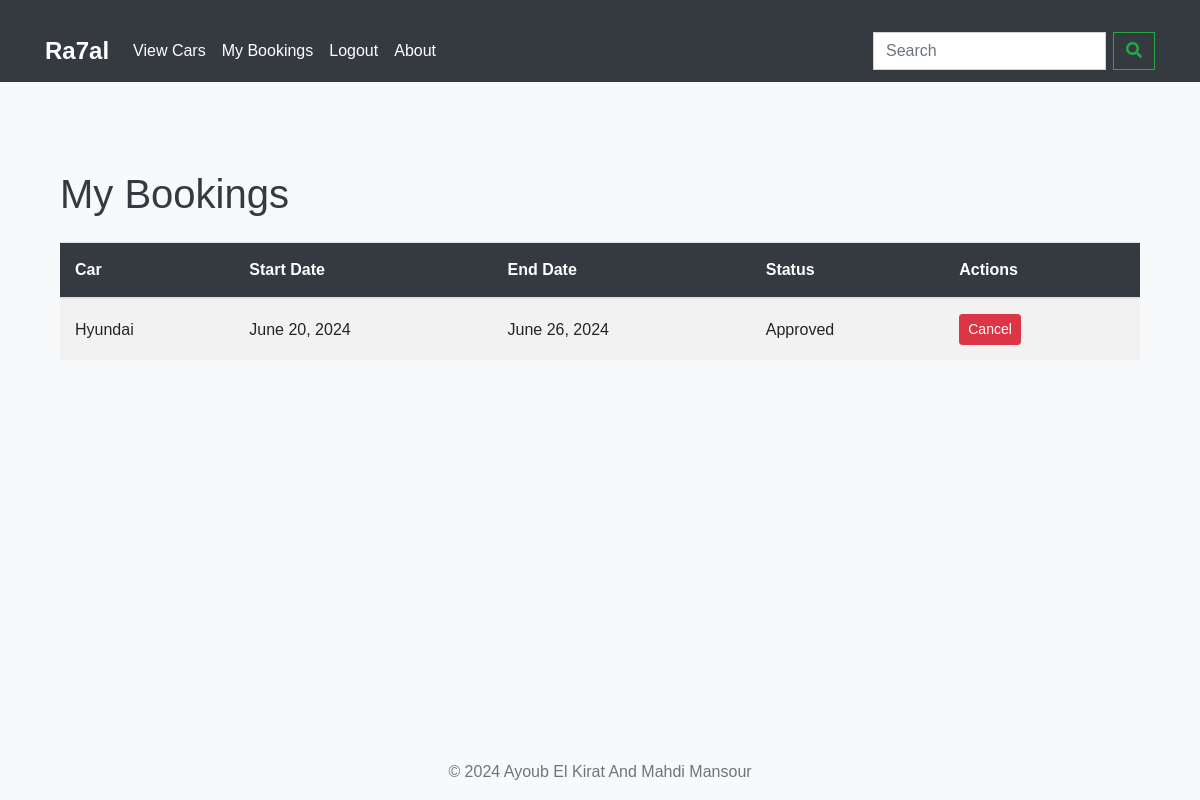
Page /my-bookings/ (signed in) on the earlier database version.
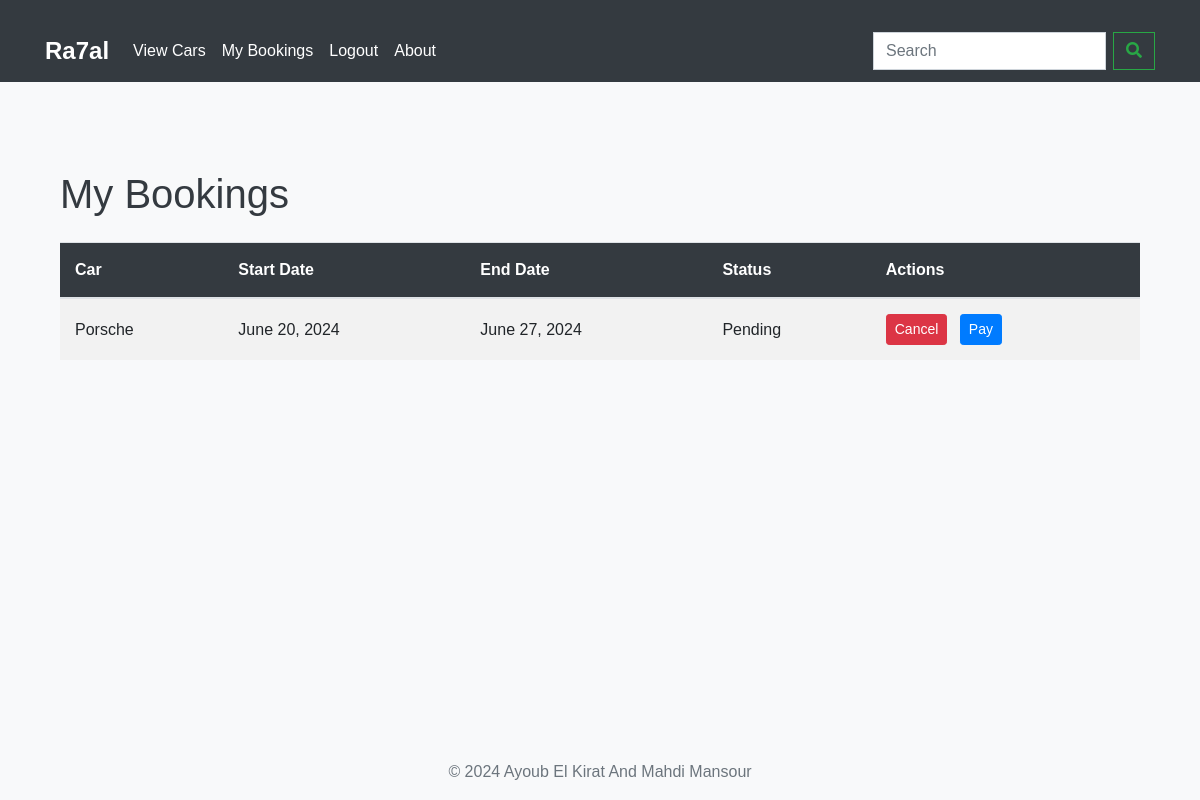
Same page on the later database version.
### base/models.py (models this page shows, shortened)
class Booking(models.Model):
    id = models.AutoField(primary_key=True)
    user = models.ForeignKey(User, on_delete=models.CASCADE)
    car = models.ForeignKey(Car, on_delete=models.CASCADE)
    start_date = models.DateField()
    end_date = models.DateField()
    is_approved = models.BooleanField(default=False)
    is_active = models.BooleanField(default=True)

class Car(models.Model):
    id = models.AutoField(primary_key=True)
    name = models.CharField(max_length=100)
    model = models.CharField(max_length=100)
    year = models.IntegerField()
    price = models.IntegerField()
    image = models.ImageField(upload_to='car_images')
    is_available = models.BooleanField(default=True)
    city = models.CharField(max_length=100)
    class Meta:
        ordering = ['name']
    def __str__(self):
        return self.name

### base/views.py (the view)
# urls.py: path('my-bookings/', views.my_bookings, name='my_bookings'),
@login_required
def my_bookings(request):
    bookings = Booking.objects.filter(user=request.user)
    return render(request, 'base/my_bookings.html', {'bookings': bookings})

### base/templates/base/my_bookings.html (shortened to what this page needs)
{% extends 'base.html' %}
{% block content %}
<div class="container">
    <h1 class="mb-4">My Bookings</h1>
    {% if bookings %}
    <div class="table-responsive">
        <table class="table table-striped">
            <thead>
                <tr>
                    <th>Car</th>
                    <th>Start Date</th>
                    <th>End Date</th>
                    <th>Status</th>
                    <th>Actions</th>
                </tr>
            </thead>
            <tbody>
                {% for booking in bookings %}
                <tr>
                    <td>{{ booking.car }}</td>
                    <td>{{ booking.start_date }}</td>
                    <td>{{ booking.end_date }}</td>
                    <td>{% if booking.is_approved %}Approved{% else %}Pending{% endif %}</td>
                    <td>
                        <a href="{% url 'cancel_booking' booking.id %}" class="btn btn-danger btn-sm mr-2">Cancel</a>
                        {% if not booking.is_approved %}
                        <a href="{% url 'pay' booking.id %}" class="btn btn-primary btn-sm">Pay</a>
                        {% endif %}
                    </td>
                </tr>
                {% endfor %}
            </tbody>
        </table>
    </div>
    {% else %}
    <div class="alert alert-info">
        You have no bookings.
    </div>
    {% endif %}
</div>
{% endblock %}

Differences in the rows shown:
removed Booking: car "Hyundai", start_date "June 20, 2024", end_date "June 26, 2024", is_approved "Approved"
added Booking: car "Porsche", start_date "June 20, 2024", end_date "June 27, 2024", is_approved "Pending"
